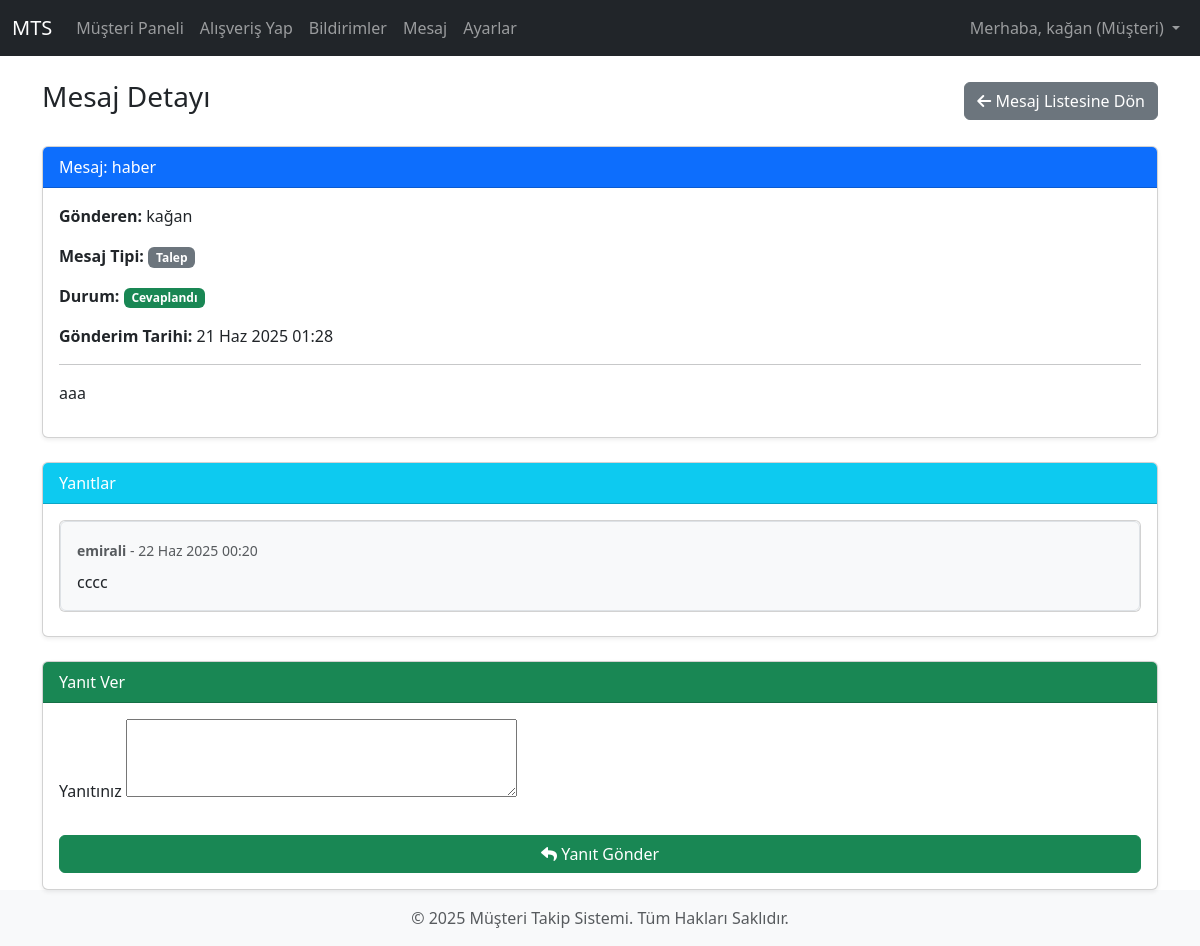
Page /mesajlar/2/ (signed in) on the committed database.
### core/models.py (models this page shows, shortened)
class User(AbstractUser):
    USER_TYPE_CHOICES = (
        ("admin", "Yönetici"),
        ("personnel", "Personel"),
        ("customer", "Müşteri"),
    )
    user_type = models.CharField(
        max_length=20,
        choices=USER_TYPE_CHOICES,
        default="customer",
        verbose_name="Kullanıcı Tipi"
    )
    phone_number = models.CharField(
        max_length=15,
        blank=True,
        null=True,
        verbose_name="Telefon Numarası"
    )
    company_name = models.CharField(
        max_length=100,
        blank=True,
        null=True,
        verbose_name="Firma Adı"
    )
    address = models.TextField(
        blank=True,
        null=True,
        verbose_name="Adres"
    )
    customer_segment = models.CharField(
        max_length=20,
        choices=[('individual', 'Bireysel'), ('corporate', 'Kurumsal')],
        blank=True,
        null=True,
        verbose_name="Müşteri Segmenti"
    )
    date_of_birth = models.DateField(
        blank=True,
        null=True,
        verbose_name="Doğum Tarihi"
    )
    notes = models.TextField(
        blank=True,
        null=True,
        verbose_name="Notlar"
    )
    tax_id_number = models.CharField(
        max_length=20,
        blank=True,
        null=True,
        verbose_name="Vergi/Kimlik Numarası"
    )
    payment_preference = models.CharField(
        max_length=50,
        blank=True,
        null=True,
        verbose_name="Ödeme Tercihi"
    )
    debt_status = models.DecimalField(
        max_digits=10,
        decimal_places=2,
        default=0.00,
        verbose_name="Borç Durumu"
    )
    def is_admin(self):
        return self.user_type == "admin"
    def is_personnel(self):
        return self.user_type == "personnel"
    def is_customer(self):
        return self.user_type == "customer"
    def get_user_type_display(self):
        return dict(self.USER_TYPE_CHOICES).get(self.user_type)

### messages_app/models.py (models this page shows, shortened)
class Message(models.Model):
    MESSAGE_TYPE_CHOICES = (
        ('complaint', 'Şikayet'),
        ('request', 'Talep'),
        ('general', 'Genel'),
        ('support', 'Destek'),
    )
    MESSAGE_STATUS_CHOICES = (
        ('new', 'Yeni'),
        ('read', 'Okundu'),
        ('replied', 'Cevaplandı'),
        ('closed', 'Kapalı'),
    )
    sender = models.ForeignKey(User, on_delete=models.CASCADE, related_name='sent_messages', verbose_name="Gönderen")
    recipient = models.ForeignKey(User, on_delete=models.SET_NULL, null=True, blank=True, related_name='received_messages', verbose_name="Alıcı") # Personel/Yönetici olabilir
    subject = models.CharField(max_length=255, verbose_name="Konu")
    message_type = models.CharField(max_length=20, choices=MESSAGE_TYPE_CHOICES, default='general', verbose_name="Mesaj Tipi")
    order = models.ForeignKey(Order, on_delete=models.SET_NULL, null=True, blank=True, verbose_name="İlgili Sipariş")
    content = models.TextField(verbose_name="Mesaj İçeriği")
    status = models.CharField(max_length=20, choices=MESSAGE_STATUS_CHOICES, default='new', verbose_name="Durum")
    is_read_by_recipient = models.BooleanField(default=False, verbose_name="Alıcı Tarafından Okundu mu?")
    created_at = models.DateTimeField(auto_now_add=True, verbose_name="Gönderim Tarihi")
    updated_at = models.DateTimeField(auto_now=True, verbose_name="Güncellenme Tarihi")
    class Meta:
        verbose_name = "Mesaj"
        verbose_name_plural = "Mesajlar"
        ordering = ['-created_at'] # En yeni mesajlar üstte

class MessageReply(models.Model):
    message = models.ForeignKey(Message, on_delete=models.CASCADE, related_name='replies', verbose_name="Mesaj")
    sender = models.ForeignKey(User, on_delete=models.CASCADE, verbose_name="Gönderen")
    content = models.TextField(verbose_name="Yanıt İçeriği")
    created_at = models.DateTimeField(auto_now_add=True, verbose_name="Yanıt Tarihi")
    class Meta:
        verbose_name = "Mesaj Yanıtı"
        verbose_name_plural = "Mesaj Yanıtları"
        ordering = ['created_at']

### messages_app/views.py (the view)
# urls.py: path('<int:pk>/', views.MessageDetailView.as_view(), name='message_detail'),
class MessageDetailView(LoginRequiredMixin, DetailView):
    model = Message
    template_name = 'messages_app/message_detail.html'
    context_object_name = 'message'
    pk_url_kwarg = 'pk'
    def get_queryset(self):
        if self.request.user.is_admin():
            return Message.objects.all()
        elif self.request.user.is_personnel():
            return Message.objects.filter(message_type='request') # Sadece talep mesajları
        else: # Müşteri
            return Message.objects.filter(sender=self.request.user)
    def get_context_data(self, **kwargs):
        context = super().get_context_data(**kwargs)
        context['page_title'] = f"Mesaj Detayı: {self.object.subject}"
        context['reply_form'] = MessageReplyForm() # Yanıt formu
        if self.request.user == self.object.recipient and not self.object.is_read_by_recipient:
            self.object.mark_as_read()
        return context

### messages_app/forms.py
class MessageReplyForm(forms.ModelForm):
    class Meta:
        model = MessageReply
        fields = ['content']
        labels = {
            'content': 'Yanıtınız',
        }
        widgets = {
            'content': forms.Textarea(attrs={'rows': 3}),
        }

### templates/messages_app/message_detail.html (shortened to what this page needs)
{% extends 'base.html' %}
{% load static %}
{% block content %}
<div class="d-flex justify-content-between align-items-center mb-4">
    <h1 class="h3">Mesaj Detayı</h1>
    <a href="{% url 'messages_app:message_list' %}" class="btn btn-secondary"><i class="fas fa-arrow-left"></i> Mesaj Listesine Dön</a>
</div>
<div class="card shadow-sm mb-4">
    <div class="card-header bg-primary text-white">
        Mesaj: {{ message.subject }}
    </div>
    <div class="card-body">
        <p><strong>Gönderen:</strong> {{ message.sender.get_full_name|default:message.sender.username }}</p>
        <p><strong>Mesaj Tipi:</strong> <span class="badge bg-secondary">{{ message.get_message_type_display }}</span></p>
        <p><strong>Durum:</strong>
            {% if message.status == 'new' %}
                <span class="badge bg-info">{{ message.get_status_display }}</span>
            {% elif message.status == 'read' %}
                <span class="badge bg-primary">{{ message.get_status_display }}</span>
            {% elif message.status == 'replied' %}
                <span class="badge bg-success">{{ message.get_status_display }}</span>
            {% else %}
                <span class="badge bg-secondary">{{ message.get_status_display }}</span>
            {% endif %}
        </p>
        <p><strong>Gönderim Tarihi:</strong> {{ message.created_at|date:"d M Y H:i" }}</p>
        <hr>
        <p>{{ message.content|linebreaksbr }}</p>
    </div>
</div>
<div class="card shadow-sm mb-4">
    <div class="card-header bg-info text-white">
        Yanıtlar
    </div>
    <div class="card-body">
        {% if message.replies.all %}
            {% for reply in message.replies.all %}
            <div class="card mb-2">
                <div class="card-body bg-light border rounded">
                    <small class="text-muted"><strong>{{ reply.sender.get_full_name|default:reply.sender.username }}</strong> - {{ reply.created_at|date:"d M Y H:i" }}</small>
                    <p class="mb-0 mt-2">{{ reply.content|linebreaksbr }}</p>
                </div>
            </div>
            {% endfor %}
        {% else %}
            <p class="text-muted">Bu mesaja henüz yanıt verilmedi.</p>
        {% endif %}
    </div>
</div>
<div class="card shadow-sm">
    <div class="card-header bg-success text-white">
        Yanıt Ver
    </div>
    <div class="card-body">
        <form method="post" action="{% url 'messages_app:message_reply' pk=message.pk %}">
            {% for field in reply_form %}
                <div class="mb-3">
                    <label for="{{ field.id_for_label }}" class="form-label">{{ field.label }}</label>
                    {{ field }}
                </div>
            {% endfor %}
            <div class="d-grid mt-4">
                <button type="submit" class="btn btn-success"><i class="fas fa-reply"></i> Yanıt Gönder</button>
            </div>
        </form>
    </div>
</div>
{% endblock %}

### templates/base.html (shortened to what this page needs)
{% load static %}
<!DOCTYPE html>
<html lang="tr">
<head>
    <link href="https://cdn.jsdelivr.net/npm/bootstrap@5.3.3/dist/css/bootstrap.min.css" rel="stylesheet">
    <link rel="stylesheet" href="https://cdnjs.cloudflare.com/ajax/libs/font-awesome/6.0.0-beta3/css/all.min.css">
</head>
<body>
    <nav class="navbar navbar-expand-lg navbar-dark bg-dark">
        <div class="container-fluid">
            <a class="navbar-brand" href="{% url 'home' %}">MTS</a>
            <div class="collapse navbar-collapse" id="navbarNav">
                <ul class="navbar-nav me-auto mb-2 mb-lg-0">
                    {% if user.is_authenticated %}
                        {% if user.is_customer %}
                            <li class="nav-item">
                            <a class="nav-link" href="{% url 'customer_panel:customer_dashboard' %}">Müşteri Paneli</a>
                        </li>
                        <li class="nav-item">
                            <a class="nav-link" href="{% url 'customer_panel:shop_product_list' %}">Alışveriş Yap</a>
                        </li>
                        {% endif %}
                        <li class="nav-item">
                            <a class="nav-link" href="{% url 'notifications:user_notifications' %}">Bildirimler</a>
                        </li>
                        <li class="nav-item">
                            <a class="nav-link" href="{% url 'messages_app:message_list' %}">Mesaj</a>
                        </li>
                        <li class="nav-item">
                            <a class="nav-link" href="{% url 'settings_app:theme_settings' %}">Ayarlar</a>
                        </li>
                    {% endif %}
                </ul>
                <ul class="navbar-nav">
                    {% if user.is_authenticated %}
                        <li class="nav-item dropdown">
                            <a class="nav-link dropdown-toggle" href="#" id="navbarDropdown" role="button" data-bs-toggle="dropdown" aria-expanded="false">
                                Merhaba, {{ user.get_full_name|default:user.username }} ({{ user.get_user_type_display }})
                            </a>
                        </li>
                    {% endif %}
                </ul>
            </div>
        </div>
    </nav>
    <main class="container mt-4">
        {% block content %}{% endblock %}
    </main>
    <footer class="footer mt-auto py-3 bg-light">
        <div class="container text-center">
            <span class="text-muted">© 2025 Müşteri Takip Sistemi. Tüm Hakları Saklıdır.</span>
        </div>
    </footer>
</body>
</html>

### rows in the picture
User: get_full_name "kağan", user_type "Müşteri"
Message: subject "haber", sender.get_full_name "kağan", message_type "Talep", status "Cevaplandı", created_at "21 Haz 2025 01:28", content "aaa"
MessageReply: sender.get_full_name "emirali", created_at "22 Haz 2025 00:20", content "cccc"

### other values in the picture
{{ field.label }} "Yanıtınız"
